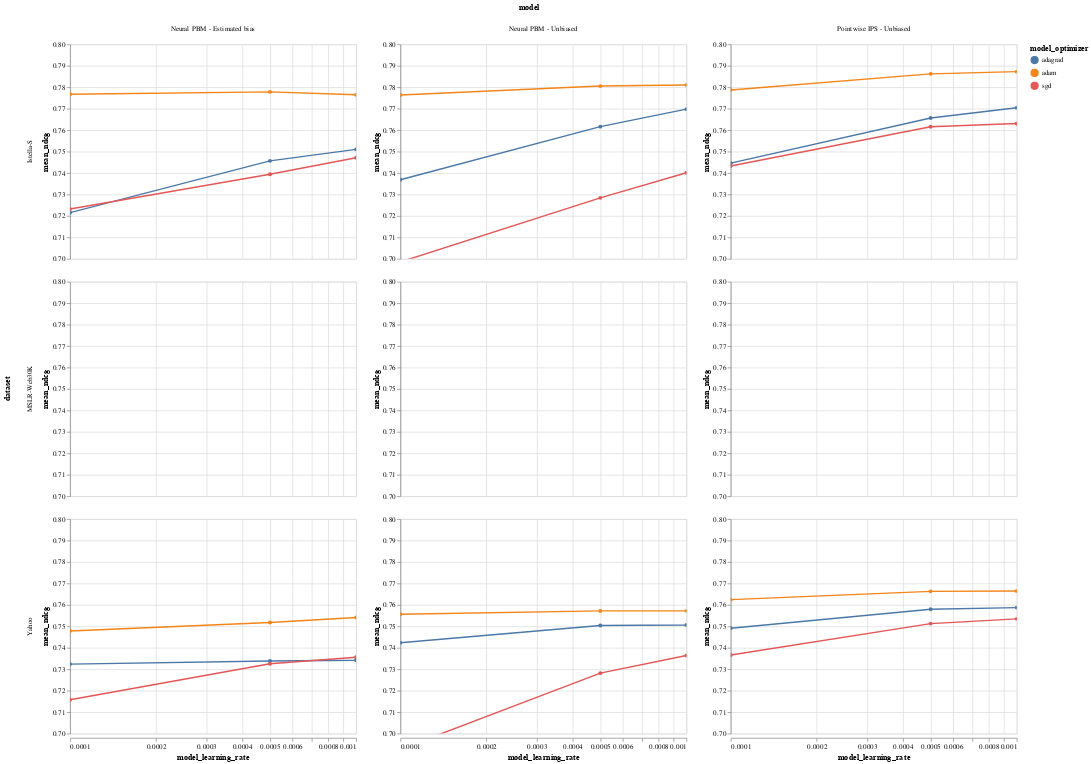

The notebook cell saved with this chart:
### Code cell
import altair as alt

alt.Chart(min_df).mark_line(point=True, clip=True).encode(
    row="dataset",
    column="model",
    x=alt.X("model_learning_rate", scale=alt.Scale(type="log", domain=[0.0001, 0.001])),
    y=alt.Y("mean_ndcg", scale=alt.Scale(domain=[0.7, 0.8])),
    color="model_optimizer",
    tooltip=["model_learning_rate", "mean_ndcg"]
).resolve_scale(y="independent")

### Figure 1 — Vega-Lite specification as saved in the notebook (floating-point values rounded to 4 significant figures; data arrays with more than 128 entries replaced by an {"elided": "..."} marker saying what was removed)
{"config": {"view": {"continuousWidth": 400, "continuousHeight": 300}}, "data": {"name": "data-b9f298249e3edad465b6b9a36bab893f"}, "mark": {"type": "line", "clip": true, "point": true}, "encoding": {"color": {"type": "nominal", "field": "model_optimizer"}, "column": {"type": "nominal", "field": "model"}, "row": {"type": "nominal", "field": "dataset"}, "tooltip": [{"type": "quantitative", "field": "model_learning_rate"}, {"type": "quantitative", "field": "mean_ndcg"}], "x": {"type": "quantitative", "field": "model_learning_rate", "scale": {"domain": [0.0001, 0.001], "type": "log"}}, "y": {"type": "quantitative", "field": "mean_ndcg", "scale": {"domain": [0.7, 0.8]}}}, "resolve": {"scale": {"y": "independent"}}, "$schema": "https://vega.github.io/schema/vega-lite/v4.8.1.json", "datasets": {"data-b9f298249e3edad465b6b9a36bab893f": {"elided": "189 records"}}}
